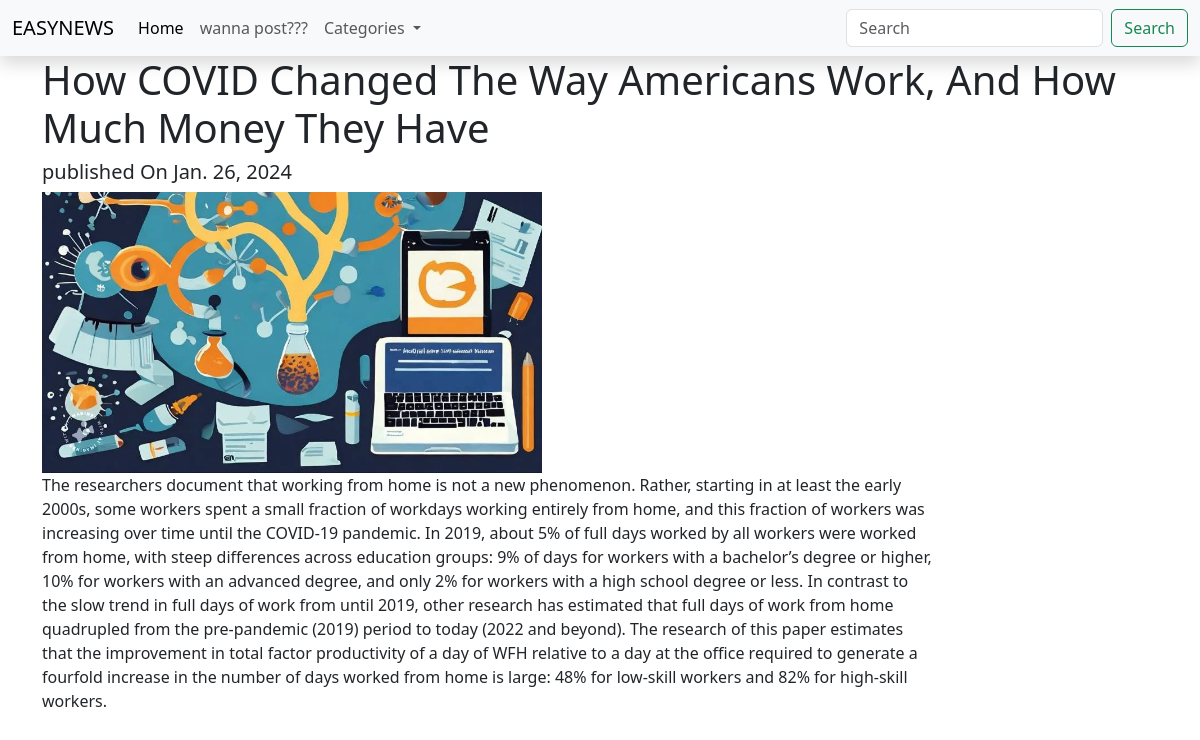
The app's page /article/1 with its own data.
### article/models.py (models this page shows, shortened)
class Article(models.Model):
    category = models.ForeignKey(Category,on_delete= models.CASCADE , default=1)
    title = models.CharField(max_length=200)
    content = models.TextField(max_length=2000)
    img =models.ImageField(upload_to='article_images/',default='default_img.jpg')
    pub_date = models.DateField(auto_now = True)

### article/views.py (the view)
# urls.py: path('article/<int:pk>',single_article,name='single_article'),
def single_article(request,pk):
    article = Article.objects.get(pk=pk)
    context={
        'article':article
     }
    return render(request,'article/article.html',context)

### article/models.py (called while the page is built)
    def __str__(self):
        return self.name

### article/views.py (called while the page is built)
def categories(request):
    categories=Category.objects.all()
    return{
        'categories':categories
    }

### article/templates/article/article.html
{% extends "base.html" %}
{% block content %}
<div class="container">
    <h1>{{article.title}}</h1>
    <h5>published On {{ article.pub_date }}</h5>
    <img style= "width:500px "src="{{article.img.url}}" alt="">
    <p style="width:80%">{{article.content}}</p>
</div>
{% endblock content %}

### records on screen
Article: title "How COVID Changed The Way Americans Work, And How Much Money They Have", pub_date "Jan. 26, 2024", img (picture), content "The researchers document that working from home is not a new phenomenon. Rather, starting in at least the early 2000s, some workers spent a small fraction of workdays working entirely from home, and this fraction of workers was increasing over time until the COVID-19 pandemic. In 2019, about 5% of full days worked by all workers were worked from home, with steep differences across education groups: 9% of days for workers with a bachelor’s degree or higher, 10% for workers with an advanced degree, and only 2% for workers with a high school degree or less. In contrast to the slow trend in full days of work from until 2019, other research has estimated that full days of work from home…"
